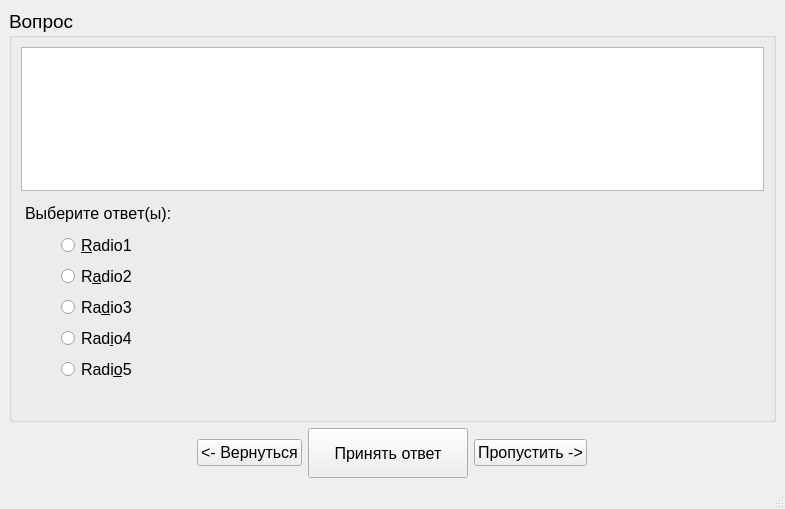
<?xml version="1.0" encoding="UTF-8"?>
<ui version="4.0">
 <class>TestWindow</class>
 <widget class="QMainWindow" name="TestWindow">
  <property name="geometry">
   <rect>
    <x>0</x>
    <y>0</y>
    <width>785</width>
    <height>509</height>
   </rect>
  </property>
  <property name="windowTitle">
   <string>МТУСИ. Тестирвание по экологии.</string>
  </property>
  <property name="windowIcon">
   <iconset resource="res.qrc">
    <normaloff>:/icon/icon.png</normaloff>:/icon/icon.png</iconset>
  </property>
  <widget class="QWidget" name="centralwidget">
   <layout class="QGridLayout" name="gridLayout_4">
    <item row="0" column="0" colspan="5">
     <widget class="QGroupBox" name="groupBox">
      <property name="font">
       <font>
        <pointsize>14</pointsize>
       </font>
      </property>
      <property name="title">
       <string>Вопрос</string>
      </property>
      <layout class="QGridLayout" name="gridLayout_2">
       <item row="0" column="0">
        <widget class="QTextBrowser" name="questionText">
         <property name="sizePolicy">
          <sizepolicy hsizetype="Expanding" vsizetype="Expanding">
           <horstretch>0</horstretch>
           <verstretch>0</verstretch>
          </sizepolicy>
         </property>
         <property name="minimumSize">
          <size>
           <width>0</width>
           <height>0</height>
          </size>
         </property>
         <property name="font">
          <font>
           <pointsize>12</pointsize>
          </font>
         </property>
        </widget>
       </item>
       <item row="1" column="0">
        <widget class="QLabel" name="label">
         <property name="minimumSize">
          <size>
           <width>0</width>
           <height>30</height>
          </size>
         </property>
         <property name="font">
          <font>
           <pointsize>12</pointsize>
           <kerning>false</kerning>
          </font>
         </property>
         <property name="layoutDirection">
          <enum>Qt::LeftToRight</enum>
         </property>
         <property name="text">
          <string>&lt;html&gt;&lt;head/&gt;&lt;body&gt;&lt;p&gt;Выберите ответ(ы):&lt;/p&gt;&lt;/body&gt;&lt;/html&gt;</string>
         </property>
         <property name="alignment">
          <set>Qt::AlignBottom|Qt::AlignLeading|Qt::AlignLeft</set>
         </property>
         <property name="margin">
          <number>0</number>
         </property>
         <property name="indent">
          <number>4</number>
         </property>
        </widget>
       </item>
       <item row="2" column="0">
        <widget class="QStackedWidget" name="stack">
         <property name="sizePolicy">
          <sizepolicy hsizetype="Preferred" vsizetype="Maximum">
           <horstretch>0</horstretch>
           <verstretch>0</verstretch>
          </sizepolicy>
         </property>
         <property name="minimumSize">
          <size>
           <width>0</width>
           <height>0</height>
          </size>
         </property>
         <property name="maximumSize">
          <size>
           <width>16777215</width>
           <height>9999999</height>
          </size>
         </property>
         <property name="currentIndex">
          <number>0</number>
         </property>
         <widget class="QWidget" name="radioPage">
          <layout class="QGridLayout" name="gridLayout">
           <property name="leftMargin">
            <number>40</number>
           </property>
           <property name="topMargin">
            <number>0</number>
           </property>
           <item row="0" column="0">
            <widget class="QRadioButton" name="radio1">
             <property name="minimumSize">
              <size>
               <width>0</width>
               <height>0</height>
              </size>
             </property>
             <property name="font">
              <font>
               <pointsize>12</pointsize>
              </font>
             </property>
             <property name="text">
              <string>&amp;Radio1</string>
             </property>
            </widget>
           </item>
           <item row="4" column="0">
            <widget class="QRadioButton" name="radio5">
             <property name="font">
              <font>
               <pointsize>12</pointsize>
              </font>
             </property>
             <property name="text">
              <string>Radi&amp;o5</string>
             </property>
            </widget>
           </item>
           <item row="1" column="0">
            <widget class="QRadioButton" name="radio2">
             <property name="font">
              <font>
               <pointsize>12</pointsize>
              </font>
             </property>
             <property name="text">
              <string>R&amp;adio2</string>
             </property>
            </widget>
           </item>
           <item row="7" column="0">
            <spacer name="verticalSpacer">
             <property name="orientation">
              <enum>Qt::Vertical</enum>
             </property>
             <property name="sizeHint" stdset="0">
              <size>
               <width>20</width>
               <height>40</height>
              </size>
             </property>
            </spacer>
           </item>
           <item row="0" column="1" rowspan="8">
            <spacer name="horizontalSpacer_2">
             <property name="orientation">
              <enum>Qt::Horizontal</enum>
             </property>
             <property name="sizeHint" stdset="0">
              <size>
               <width>40</width>
               <height>20</height>
              </size>
             </property>
            </spacer>
           </item>
           <item row="2" column="0">
            <widget class="QRadioButton" name="radio3">
             <property name="font">
              <font>
               <pointsize>12</pointsize>
              </font>
             </property>
             <property name="text">
              <string>Ra&amp;dio3</string>
             </property>
            </widget>
           </item>
           <item row="3" column="0">
            <widget class="QRadioButton" name="radio4">
             <property name="font">
              <font>
               <pointsize>12</pointsize>
              </font>
             </property>
             <property name="text">
              <string>Rad&amp;io4</string>
             </property>
            </widget>
           </item>
           <item row="5" column="0">
            <widget class="QRadioButton" name="shadowButton">
             <property name="maximumSize">
              <size>
               <width>16777215</width>
               <height>0</height>
              </size>
             </property>
             <property name="font">
              <font>
               <pointsize>5</pointsize>
              </font>
             </property>
             <property name="text">
              <string>Radio&amp;Button</string>
             </property>
            </widget>
           </item>
          </layout>
         </widget>
         <widget class="QWidget" name="checkPage">
          <layout class="QGridLayout" name="gridLayout_3">
           <property name="leftMargin">
            <number>40</number>
           </property>
           <property name="topMargin">
            <number>0</number>
           </property>
           <item row="5" column="0">
            <spacer name="verticalSpacer_2">
             <property name="orientation">
              <enum>Qt::Vertical</enum>
             </property>
             <property name="sizeHint" stdset="0">
              <size>
               <width>20</width>
               <height>33</height>
              </size>
             </property>
            </spacer>
           </item>
           <item row="3" column="0">
            <widget class="QCheckBox" name="checkbox4">
             <property name="font">
              <font>
               <pointsize>12</pointsize>
              </font>
             </property>
             <property name="text">
              <string>Checkbox 4</string>
             </property>
            </widget>
           </item>
           <item row="0" column="0">
            <widget class="QCheckBox" name="checkbox1">
             <property name="font">
              <font>
               <pointsize>12</pointsize>
              </font>
             </property>
             <property name="text">
              <string>Checkbox 1</string>
             </property>
            </widget>
           </item>
           <item row="1" column="0">
            <widget class="QCheckBox" name="checkbox2">
             <property name="font">
              <font>
               <pointsize>12</pointsize>
              </font>
             </property>
             <property name="text">
              <string>Checkbox 2</string>
             </property>
            </widget>
           </item>
           <item row="2" column="0">
            <widget class="QCheckBox" name="checkbox3">
             <property name="font">
              <font>
               <pointsize>12</pointsize>
              </font>
             </property>
             <property name="text">
              <string>Checkbox 3</string>
             </property>
            </widget>
           </item>
           <item row="4" column="0">
            <widget class="QCheckBox" name="checkbox5">
             <property name="font">
              <font>
               <pointsize>12</pointsize>
              </font>
             </property>
             <property name="text">
              <string>Checkbox 5</string>
             </property>
            </widget>
           </item>
           <item row="0" column="1" rowspan="6">
            <spacer name="horizontalSpacer">
             <property name="orientation">
              <enum>Qt::Horizontal</enum>
             </property>
             <property name="sizeHint" stdset="0">
              <size>
               <width>593</width>
               <height>168</height>
              </size>
             </property>
            </spacer>
           </item>
          </layout>
         </widget>
        </widget>
       </item>
      </layout>
      <zorder>stack</zorder>
      <zorder>questionText</zorder>
      <zorder>label</zorder>
     </widget>
    </item>
    <item row="1" column="4">
     <spacer name="horizontalSpacer_4">
      <property name="orientation">
       <enum>Qt::Horizontal</enum>
      </property>
      <property name="sizeHint" stdset="0">
       <size>
        <width>40</width>
        <height>20</height>
       </size>
      </property>
     </spacer>
    </item>
    <item row="1" column="2">
     <widget class="QPushButton" name="acceptButton">
      <property name="minimumSize">
       <size>
        <width>160</width>
        <height>50</height>
       </size>
      </property>
      <property name="font">
       <font>
        <pointsize>12</pointsize>
       </font>
      </property>
      <property name="text">
       <string>Принять ответ</string>
      </property>
     </widget>
    </item>
    <item row="1" column="3">
     <widget class="QPushButton" name="nextButton">
      <property name="font">
       <font>
        <pointsize>12</pointsize>
       </font>
      </property>
      <property name="text">
       <string>Пропустить -&gt;</string>
      </property>
     </widget>
    </item>
    <item row="1" column="0">
     <spacer name="horizontalSpacer_3">
      <property name="orientation">
       <enum>Qt::Horizontal</enum>
      </property>
      <property name="sizeHint" stdset="0">
       <size>
        <width>40</width>
        <height>20</height>
       </size>
      </property>
     </spacer>
    </item>
    <item row="1" column="1">
     <widget class="QPushButton" name="prevButton">
      <property name="font">
       <font>
        <pointsize>12</pointsize>
       </font>
      </property>
      <property name="text">
       <string>&lt;- Вернуться</string>
      </property>
     </widget>
    </item>
   </layout>
  </widget>
  <widget class="QStatusBar" name="statusbar"/>
 </widget>
 <resources>
  <include location="res.qrc"/>
 </resources>
 <connections/>
</ui>
